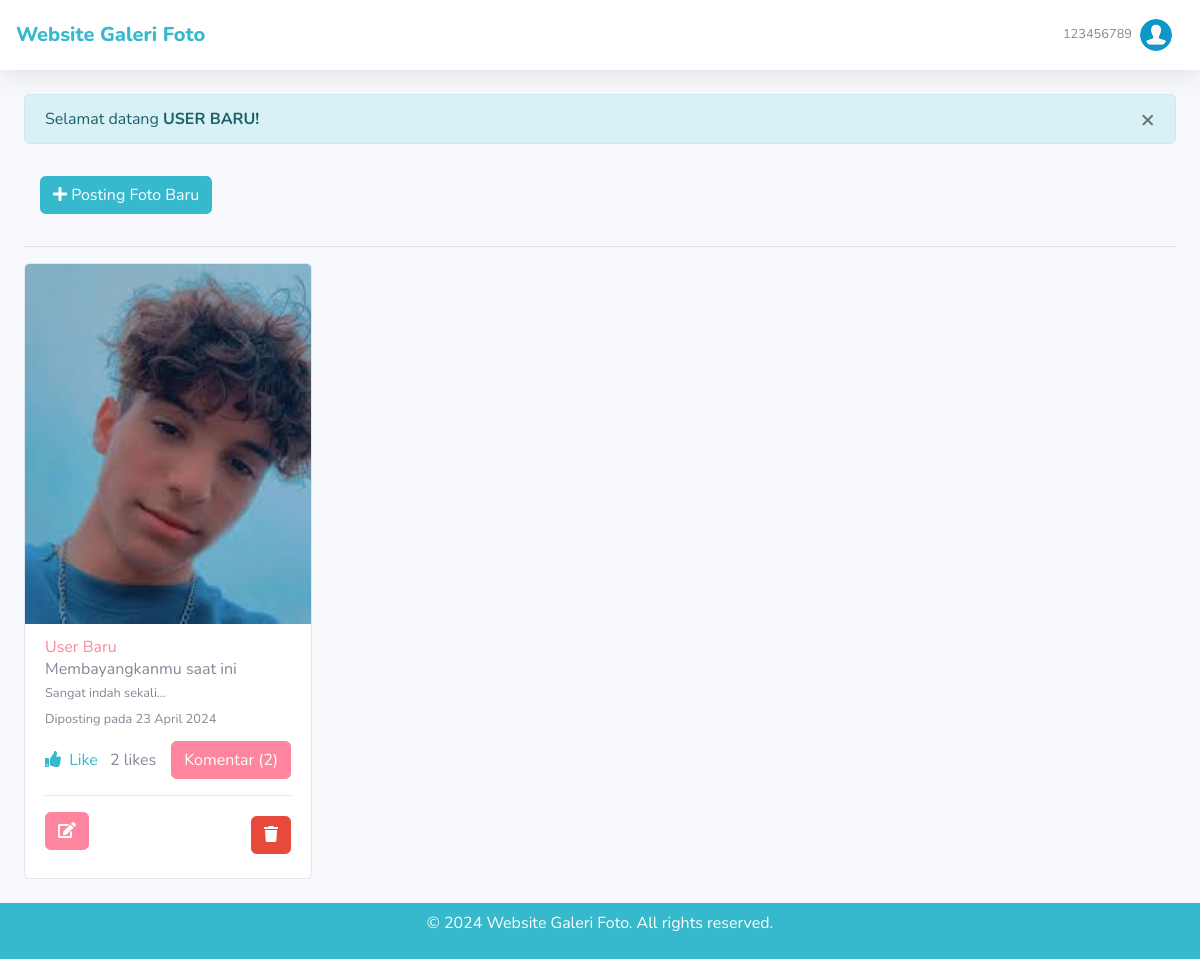
Screenshot of /dashboard.php (signed in) with the database file from the repository.
### tables this page shows
CREATE TABLE `foto` (
  `foto_id` int NOT NULL,
  `judul_foto` varchar(255) DEFAULT NULL,
  `deskripsi_foto` text,
  `tanggal_unggah` date DEFAULT NULL,
  `lokasi_file` varchar(255) DEFAULT NULL,
  `user_id` int DEFAULT NULL
);

CREATE TABLE `user` (
  `user_id` int NOT NULL,
  `username` int DEFAULT NULL,
  `password` varchar(255) DEFAULT NULL,
  `email` varchar(255) DEFAULT NULL,
  `nama_lengkap` varchar(255) DEFAULT NULL,
  `alamat` text
);

### includes/functions.php (called while the page is built, shortened)
<?php
function convertTanggal($tanggal) {
    $date = new DateTime($tanggal);
    $bulan = array(
        1 => 'Januari',
        2 => 'Februari',
        3 => 'Maret',
        4 => 'April',
        5 => 'Mei',
        6 => 'Juni',
        7 => 'Juli',
        8 => 'Agustus',
        9 => 'September',
        10 => 'Oktober',
        11 => 'November',
        12 => 'Desember'
    );
    $tanggal = $date->format('j');
    $bulan = $bulan[$date->format('n')];
    $tahun = $date->format('Y');
    return $tanggal . ' ' . $bulan . ' ' . $tahun;
}
?>

### dashboard.php (the view, shortened to what this page needs)
<?php
require_once('includes/init.php');
require_once('template/header.php');
?>
<div class="mb-4">
    <div class="alert alert-info">
        <button type="button" class="close" data-dismiss="alert" aria-hidden="true">×</button>
        Selamat datang <span class="text-uppercase"><b><?php echo $_SESSION['nama_lengkap']; ?>!</b></span>
    </div>
    <div class="col-12 p-3">
        <a href="foto-tambah.php" class="btn btn-info"> <i class="fa fa-plus"></i> Posting Foto Baru </a>
    </div>
    <div class="row">
        <div class="col-12">
            <hr>
        </div>
        <?php
            $query = mysqli_query($koneksi,"SELECT f.*, u.* from foto f inner join user u on f.user_id=u.user_id ORDER BY f.foto_id DESC");
            while($data = mysqli_fetch_array($query)):
                $query_like = mysqli_query($koneksi, "SELECT COUNT(*) AS total_like FROM like_foto WHERE foto_id = '{$data['foto_id']}'");
                $total_like = mysqli_fetch_assoc($query_like)['total_like'];
                $query_komentar = mysqli_query($koneksi, "SELECT COUNT(*) AS total_komentar FROM komentar_foto WHERE foto_id = '{$data['foto_id']}'");
                $total_komentar = mysqli_fetch_assoc($query_komentar)['total_komentar'];
                $ual= mysqli_query($koneksi, "SELECT * from like_foto where user_id = '$_SESSION[user_id]' and foto_id='$data[foto_id]'");
                $ual_c = mysqli_num_rows($ual);
                if($ual_c>0){
                    $user_already_liked=true;
                }else{
                    $user_already_liked=false;
                }
        ?>
        <div class="col-12 col-lg-4 col-xl-4 col-md-4">
            <div class="card" style="width: 18rem;">
                <img class="card-img-top" src="<?=$data['lokasi_file'];?>" alt="Card image cap" height="360px">
                <div class="card-body">
                <p class="card-text p-0" style="line-height: 0.4;"><a href="profile-list.php?user_id=<?=$data['user_id'];?>"><?= $data['nama_lengkap']; ?></a></p>
                    <p class="card-text p-0" style="line-height: 0.4;"><?=$data['judul_foto'];?></p>
                    <p class="p-0 card-text" style="line-height: 0.4;"><small><?=$data['deskripsi_foto'];?></small></p>
                    <p class="card-text"style="line-height: 0.8;"><small class="text-muted">Diposting pada <?= convertTanggal($data['tanggal_unggah']); ?></small></p>
                    <div class="d-flex justify-content-between align-items-center">
                        <div>
                            <a href="#" class="btn-like" data-foto-id="<?=$data['foto_id'];?>" style="color: <?=($user_already_liked ? '#36b9cc' : '#858796');?>">
                                <i class="fa fa-thumbs-up mr-1" ></i> Like
                            </a>
                            <span class="ml-2"><span class="like-count"><?=$total_like;?></span> likes</span>
                        </div>
                        <div>
                            <a href="foto.php?foto_id=<?=$data['foto_id'];?>" class="btn btn-primary">Komentar (<?=$total_komentar;?>)</a>
                        </div>
                    </div>
                    <?php
                    if($data['user_id']==$_SESSION['user_id']){
                        ?>
                        <hr>
                        <div class="d-flex justify-content-between align-items-center">
                            <a href="foto_ubah.php?foto_id=<?= $data['foto_id']; ?>" class="btn btn-primary mb-2"><i class="fa fa-edit"></i></a>
                            <a href="foto_hapus.php?foto_id=<?= $data['foto_id']; ?>" class="btn btn-danger"><i class="fa fa-trash"></i></a>
                        </div>
                        <?php
                    }
                    ?>
                </div>
            </div>
        </div>
        <?php endwhile; ?>
    </div>
</div>
<?php
require_once('template/footer.php');
?>

### rows the page displays
foto: lokasi_file (picture), user.nama_lengkap "User Baru", judul_foto "Membayangkanmu saat ini", deskripsi_foto "Sangat indah sekali...", tanggal_unggah "23 April 2024", total_like "2", total_komentar "2"

### other values shown
$_SESSION['username'] "123456789"
$_SESSION['nama_lengkap'] "USER BARU"
